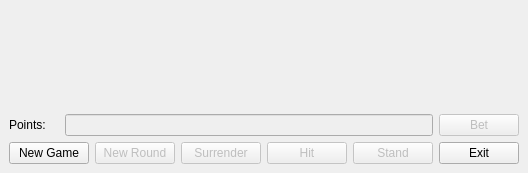
<?xml version="1.0" encoding="UTF-8"?>
<ui version="4.0">
 <class>gameWidget</class>
 <widget class="QWidget" name="gameWidget">
  <property name="geometry">
   <rect>
    <x>0</x>
    <y>0</y>
    <width>520</width>
    <height>173</height>
   </rect>
  </property>
  <property name="windowTitle">
   <string>SCXML Blackjack Example</string>
  </property>
  <property name="styleSheet">
   <string/>
  </property>
  <layout class="QVBoxLayout">
   <property name="spacing">
    <number>6</number>
   </property>
   <property name="margin">
    <number>9</number>
   </property>
   <item>
    <widget class="QLabel" name="welcomeLabel">
     <property name="font">
      <font>
       <pointsize>18</pointsize>
      </font>
     </property>
     <property name="text">
      <string/>
     </property>
    </widget>
   </item>
   <item>
    <widget class="QLabel" name="cardsLabel">
     <property name="font">
      <font>
       <pointsize>16</pointsize>
      </font>
     </property>
     <property name="styleSheet">
      <string>color:#660033</string>
     </property>
     <property name="text">
      <string/>
     </property>
    </widget>
   </item>
   <item>
    <layout class="QHBoxLayout">
     <property name="spacing">
      <number>6</number>
     </property>
     <property name="margin">
      <number>0</number>
     </property>
     <item>
      <widget class="QLabel" name="label">
       <property name="text">
        <string>Points:</string>
       </property>
      </widget>
     </item>
     <item>
      <widget class="QLabel" name="pointsLabel">
       <property name="styleSheet">
        <string>color:#339999</string>
       </property>
       <property name="text">
        <string/>
       </property>
      </widget>
     </item>
     <item>
      <widget class="QLineEdit" name="betEdit">
       <property name="enabled">
        <bool>false</bool>
       </property>
       <property name="maxLength">
        <number>10</number>
       </property>
       <property name="readOnly">
        <bool>false</bool>
       </property>
      </widget>
     </item>
     <item>
      <widget class="QPushButton" name="betButton">
       <property name="enabled">
        <bool>false</bool>
       </property>
       <property name="text">
        <string>Bet</string>
       </property>
      </widget>
     </item>
    </layout>
   </item>
   <item>
    <layout class="QHBoxLayout">
     <property name="spacing">
      <number>6</number>
     </property>
     <property name="margin">
      <number>0</number>
     </property>
     <item>
      <widget class="QPushButton" name="newGameButton">
       <property name="enabled">
        <bool>true</bool>
       </property>
       <property name="text">
        <string>New Game</string>
       </property>
      </widget>
     </item>
     <item>
      <widget class="QPushButton" name="newRoundButton">
       <property name="enabled">
        <bool>false</bool>
       </property>
       <property name="text">
        <string>New Round</string>
       </property>
      </widget>
     </item>
     <item>
      <widget class="QPushButton" name="surrenderButton">
       <property name="enabled">
        <bool>false</bool>
       </property>
       <property name="text">
        <string>Surrender</string>
       </property>
      </widget>
     </item>
     <item>
      <widget class="QPushButton" name="hitButton">
       <property name="enabled">
        <bool>false</bool>
       </property>
       <property name="text">
        <string>Hit</string>
       </property>
      </widget>
     </item>
     <item>
      <widget class="QPushButton" name="standButton">
       <property name="enabled">
        <bool>false</bool>
       </property>
       <property name="text">
        <string>Stand</string>
       </property>
      </widget>
     </item>
     <item>
      <widget class="QPushButton" name="exitButton">
       <property name="text">
        <string>Exit</string>
       </property>
      </widget>
     </item>
    </layout>
   </item>
  </layout>
 </widget>
 <resources/>
 <connections/>
</ui>
